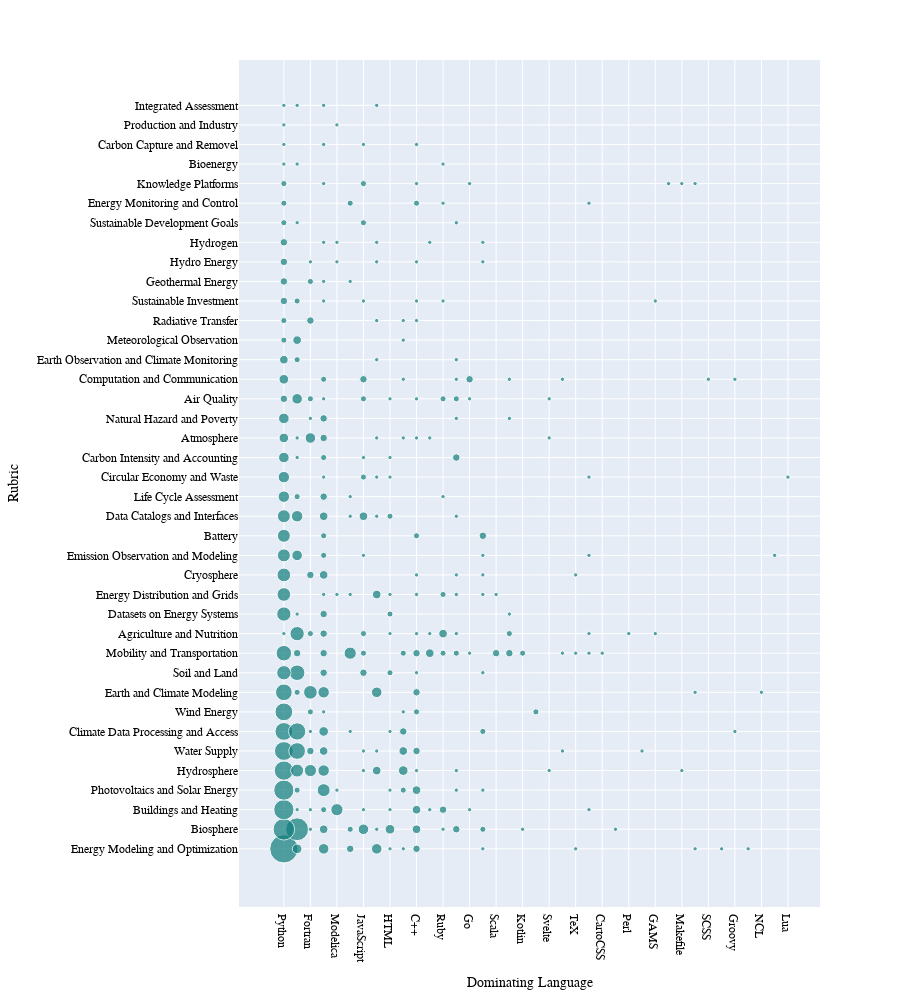

The notebook cell this image was saved under:
### Code cell
# df_sorted = df.groupby(['rubric'], as_index=False)['dominating_language'].agg('sum')
df_language_distribution = (
    df_active.value_counts(["rubric", "dominating_language"]).to_frame().reset_index()
)

df_language_distribution.rename(columns={0: "counts"}, inplace=True)
fig = px.scatter(
    df_language_distribution, x="dominating_language", y="rubric", size="counts", 
)


fig.update_layout(
    height=1000,  # Added parameter
    xaxis_title="Dominating Language",
    yaxis_title="Rubric",
)
fig.update_traces(marker_color=marker_color)


fig.show()

### Figure 1 — Plotly figure (JSON) as saved in the notebook; plotly's stock layout.template omitted (floating-point values rounded to 4 significant figures; data arrays with more than 128 entries replaced by an {"elided": "..."} marker saying what was removed)
{"data": [{"hovertemplate": "dominating_language=%{x}<br>rubric=%{y}<br>counts=%{marker.size}<extra></extra>", "legendgroup": "", "marker": {"color": "#0E7C7B", "size": {"elided": "291 int values"}, "sizemode": "area", "sizeref": 0.1075, "symbol": "circle"}, "mode": "markers", "name": "", "orientation": "v", "showlegend": false, "type": "scatter", "x": {"elided": "291 str values"}, "xaxis": "x", "y": {"elided": "291 str values"}, "yaxis": "y"}], "layout": {"height": 1000, "legend": {"itemsizing": "constant", "tracegroupgap": 0}, "margin": {"t": 60}, "xaxis": {"anchor": "y", "domain": [0, 1], "title": {"text": "Dominating Language"}}, "yaxis": {"anchor": "x", "domain": [0, 1], "title": {"text": "Rubric"}}}}
